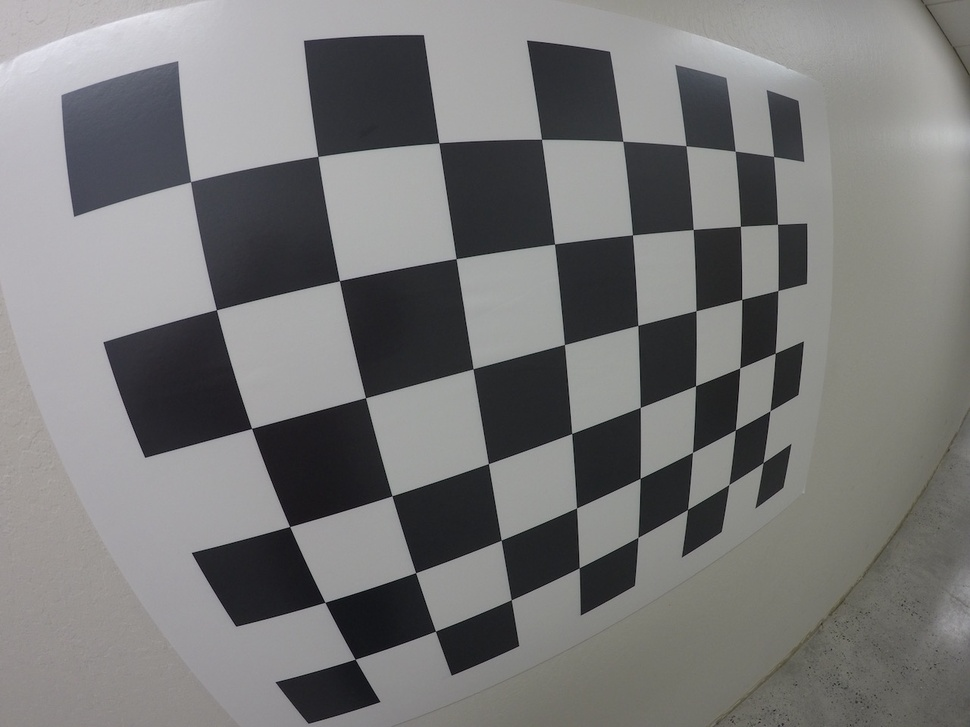
#> input picture _tmp/geosciences/Camera_Calibration/GOPR0038.jpg, 970 x 727 px, shrunk from 1280 x 960 before the run; its folder holds only this picture in this run
$ jupyter execute geosciences__Camera_Calibration.ipynb   (shell and % lines are left out)
#> lines starting #> are read from the running program, lines starting #| are printed output that depends on the picture; after the words box and inside, x2 and y2 are one past the last pixel; in counts of white or black regions, pixels touching at a corner belong together; long printed decimals are rounded
# Camera Calibration

Cameras introduce distortions into our data, these arise for various reasons such as the SSD, focal length, lens distortions, etc. Perhaps the most obvious is when using a fish-eye lens, this allows for a wider area to be captured however introduces large distortions near the image edges.

Camera calibration is the process of determining the internal camera geometric and optical characteristics and/or the orientation of the camera frame relative to a certain world coordinate system. Physical camera parameters are commonly divided into extrinsic and intrinsic parameters.

## Extrinsic Parameters
Extrinsic parameters are needed to transform object coordinates to a camera centered coordinate frame. To simplify this problem we use the camera pinhole model as shown in figure 1:

<p style="text-align:center;"></p>

This is based on the principle of collinearity, where each point in the object space (X,Y,Z) is projected by a straight line through the projection center into the image plane (x,y,z). so the problem can be simplified to a simple transformation:

<p style="text-align:center;"></p>

Where matrix m carries out the translation and rotation which translates the coordinates of a 3D point to a coordinate system on the image plane.

## Intrinsic Parameters
These are parameters specific to the camera and map the coordinates from the image-plane/SSD (x,y,z) to the digital image (pixel coordinate axis with origin commonly in the upper left corner of the iamge array). Parameters often included are the focal length $(f_x, f_y)$ ,optical centers $(c_x, c_y)$, etc. The values are often stored in what we call the camera matrix:

<p style="text-align:center;"></p>

These are specific to the camera, so can be stored for future use.

## Extended model
The pinhole model is only an approximation of the real camera projection! It is useful to establish simple mathematical formulations, however is not valid when high accuracy is required! Often the pinhole model is extended with some corrections, 2 common distortion corrections are:

1. radial -> straight lines will appear curved due to image points being displaced radially. More pronounced near the image edges. this distortion is solved as follows in our example below:

$$x_{corrected} = x (1+k_1 r^2 +k_2 r^4 + k_3 r^6)$$

$$y_{corrected} = y (1+k_1 r^2 +k_2 r^4 + k_3 r^6)$$

2. tangential -> occurs because the lense is not algined perfectly parallel to the image plane. Visualised as some areas in the image looking nearer than expected. This distortion is solved as follows in our example below:

$$x_{corrected} = x + (2p_1xy+p_2(r^2+2x^2))$$

$$y_{corrected} = y + (p_1(r^2+2y^2)+2p_2xy)$$

So we are looking for the followig distortion coefficients:

$$ (k_1, k_2, p_1, p_2, k_3)$$

See image transformations notebook for further understanding of how these equations function

## Example Camera Calibration
We can link the image coordinates and real world coordinates for a few points and hence we can solve for the translation matrix , with an empirical inverse model, to map between real world and image coordinates.

Typically a checkerboard tends to be used to take images for easy point detection, from this the calibration matrixes are calculated. Then these matrixes can be stored and used to undistort other images. An example of how this process works is demonstrated below, images can be obtained from [here](https://github.com/DavidWangWood/Camera-Calibration-Python).

[cell 1]
# import required libraries
import numpy as np
import cv2
import glob
import matplotlib.pyplot as plt
import pickle
#%matplotlib qt

[cell 2]
# prepare object points, like (0,0,0), (1,0,0), (2,0,0) ....,(6,5,0)
objp = np.zeros((6*8,3), np.float32)
objp[:,:2] = np.mgrid[0:8, 0:6].T.reshape(-1,2)

# Arrays to store object points and image points from all the images.
objpoints = [] # 3d points in real world space
imgpoints = [] # 2d points in image plane.

# Make a list of calibration images
images = glob.glob('Camera_Calibration/GO*.jpg')

# Step through the list and search for chessboard corners
for idx, fname in enumerate(images):
    img = cv2.imread(fname)
#> img is the input picture: shape (727, 970, 3); mean B, G, R 120, 120.3, 120.5
    gray = cv2.cvtColor(img, cv2.COLOR_BGR2GRAY)

    # Find the chessboard corners, set grid pattern that is looked for (8,6)
    ret, corners = cv2.findChessboardCorners(gray, (8,6), None)
#> ret = True; corners = 48 rows, first 8: [190.5, 181.8], [317.9, 156.3], [438.9, 143], [541.5, 139.1], [622.9, 141.1], [686.1, 146], [735.2, 151.1], [773.7, 156.6]

    # If corners found, add object points, image points
    if ret == True:
        objpoints.append(objp)

        imgpoints.append(corners)

        # Draw and display the corners
        cv2.drawChessboardCorners(img, (8,6), corners, ret)
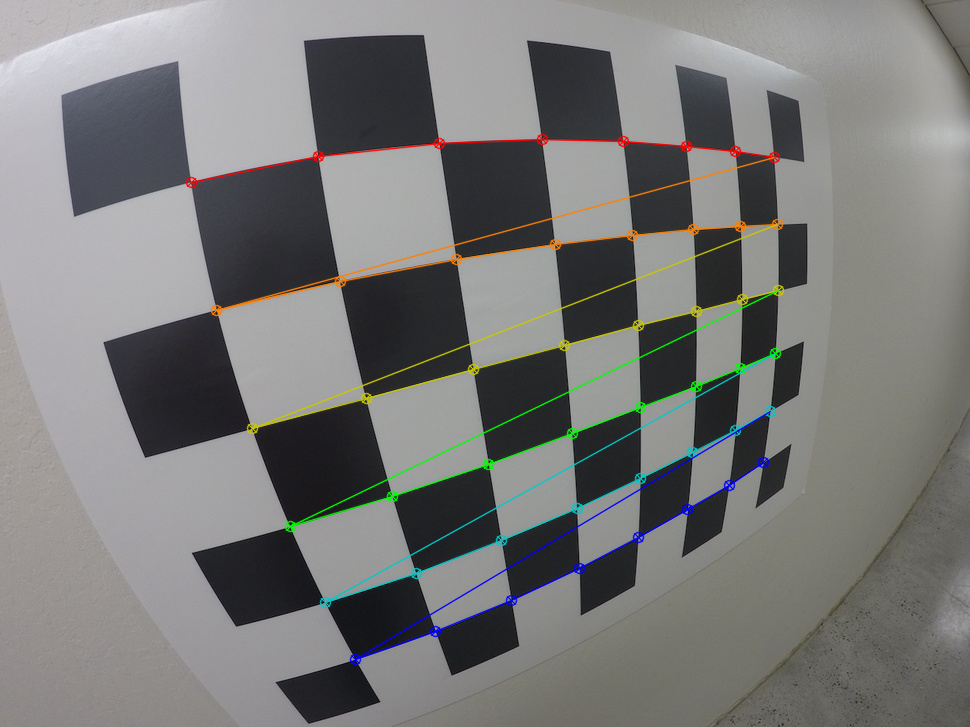
#> img: shape (727, 970, 3); 2.85% of pixels changed, all inside (x1, y1, x2, y2) = (185, 133, 785, 666)
        #write_name = 'corners_found'+str(idx)+'.jpg'
        #cv2.imwrite(write_name, img) #save image
        cv2.imshow('img', img)
        cv2.waitKey(500)

cv2.destroyAllWindows()

[cell 3]
# Test undistortion on an image
img = cv2.imread('Camera_Calibration/test_image.jpg')
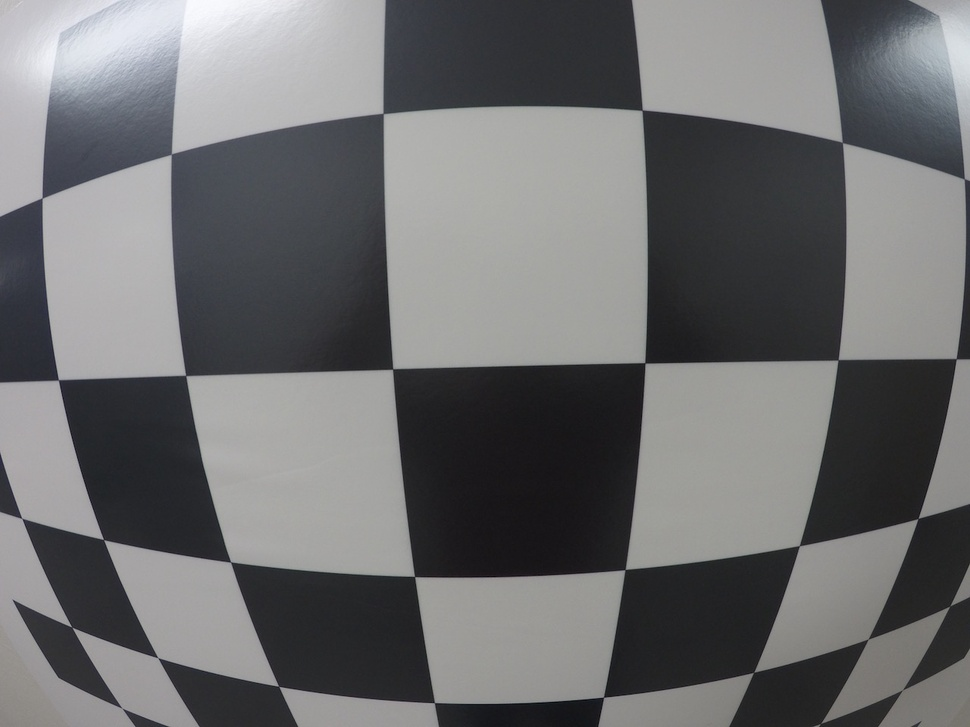
#> input picture notebooks/z_extra_resources_for_researchers/Camera_Calibration/test_image.jpg, 970 x 727 px, shrunk from 1280 x 960 before the run, found by its file name
#> img is the input picture: shape (727, 970, 3); mean B, G, R 110.7, 109.5, 109.1
img_size = (img.shape[1], img.shape[0])
#> img_size = (970, 727)

# Do camera calibration given object points and image points
ret, mtx, dist, rvecs, tvecs = cv2.calibrateCamera(objpoints, imgpoints, img_size,None,None)
#> ret = 0.272; mtx = [[439, 0, 491.6], [0, 434.7, 386.2], [0, 0, 1]]; dist = [[-0.266, 0.0989, -0.00351, 0.00159, -0.0228]]; rvecs = ([0.303, -0.41, -0.207],); tvecs = ([-2.23, -1.52, 2.61],)
#returns camera matrix, distortion coefficients, rotation and translation vectors

#undistort image
dst = cv2.undistort(img, mtx, dist, None, mtx)
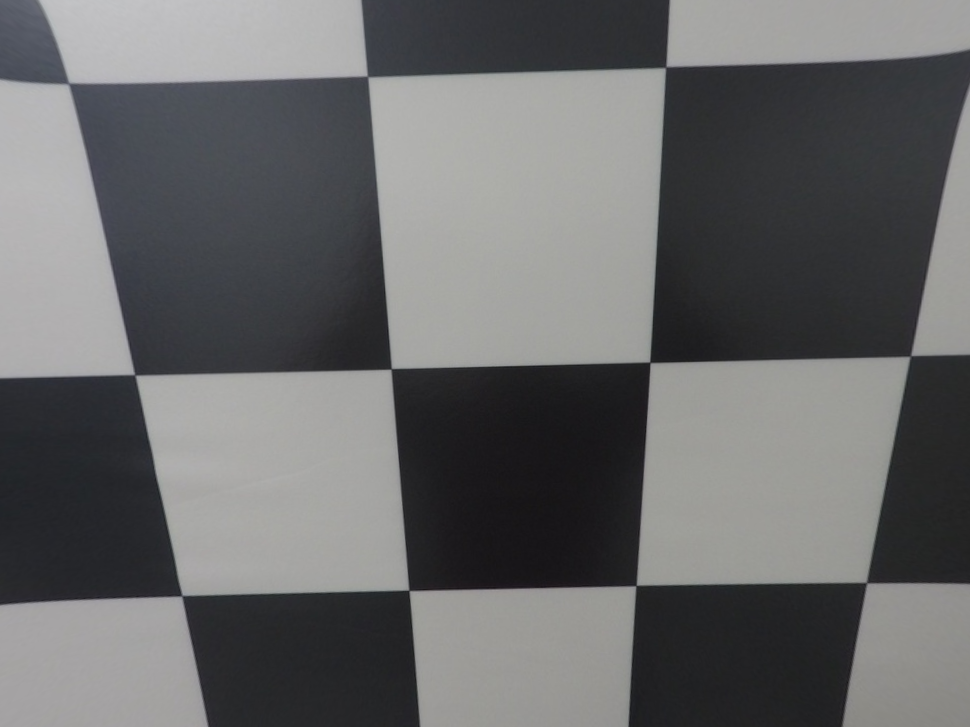
#> dst: shape (727, 970, 3); mean B, G, R 105.1, 104.3, 103.9
cv2.imwrite('Camera_Calibration/test_undist.jpg',dst)

# Save the camera calibration result for later use (we won't worry about rvecs / tvecs)
dist_pickle = {}
dist_pickle["mtx"] = mtx
dist_pickle["dist"] = dist
pickle.dump( dist_pickle, open( "Camera_Calibration/wide_dist_pickle.p", "wb" ) )
#dst = cv2.cvtColor(dst, cv2.COLOR_BGR2RGB)

[cell 4]
# Visualize correction
f, (ax1, ax2) = plt.subplots(1, 2, figsize=(20,10))
ax1.imshow(img)
ax1.set_title('Original Image', fontsize=30)
ax2.imshow(dst)
ax2.set_title('Undistorted Image', fontsize=30)
plt.show()
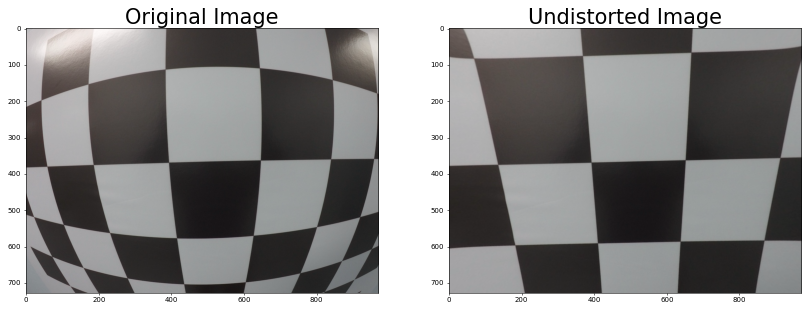
#> figure drawn by matplotlib, 2 panels; B, G, R data is drawn as R, G, B

Now you can store the camera matrix and distortion coefficients using write functions in Numpy (np.savez, np.savetxt etc) for future uses.

## Errors
Re-projection error gives a good estimation of just how exact the found parameters are. This should be as close to zero as possible.

[cell 5]
tot_error=0
for i in range(len(objpoints)):
    # transform object point to image point
    imgpoints2, _ = cv2.projectPoints(objpoints[i], rvecs[i], tvecs[i], mtx, dist)
    #calculate absolute norm between result of transformation and the corner finding algorithm
    error = cv2.norm(imgpoints[i],imgpoints2, cv2.NORM_L2)/len(imgpoints2)
    tot_error += error
#> this loop made 1 pass
#> (error, tot_error) on pass 1: (0.0392, 0.0392)
#> after the loop, tot_error = 0.0392
#display the average error for all calibration images
print ("total error: ", tot_error/len(objpoints))
#| total error:  0.0392
